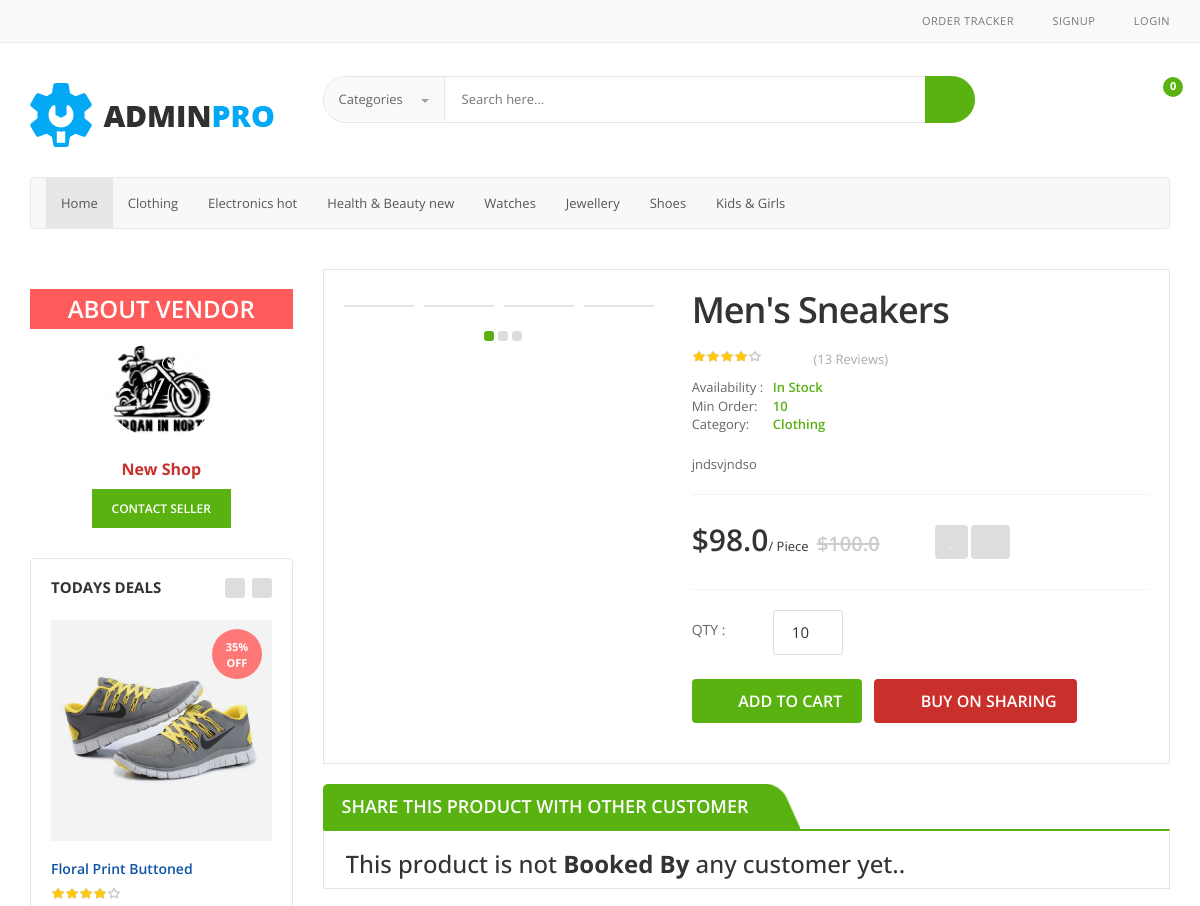
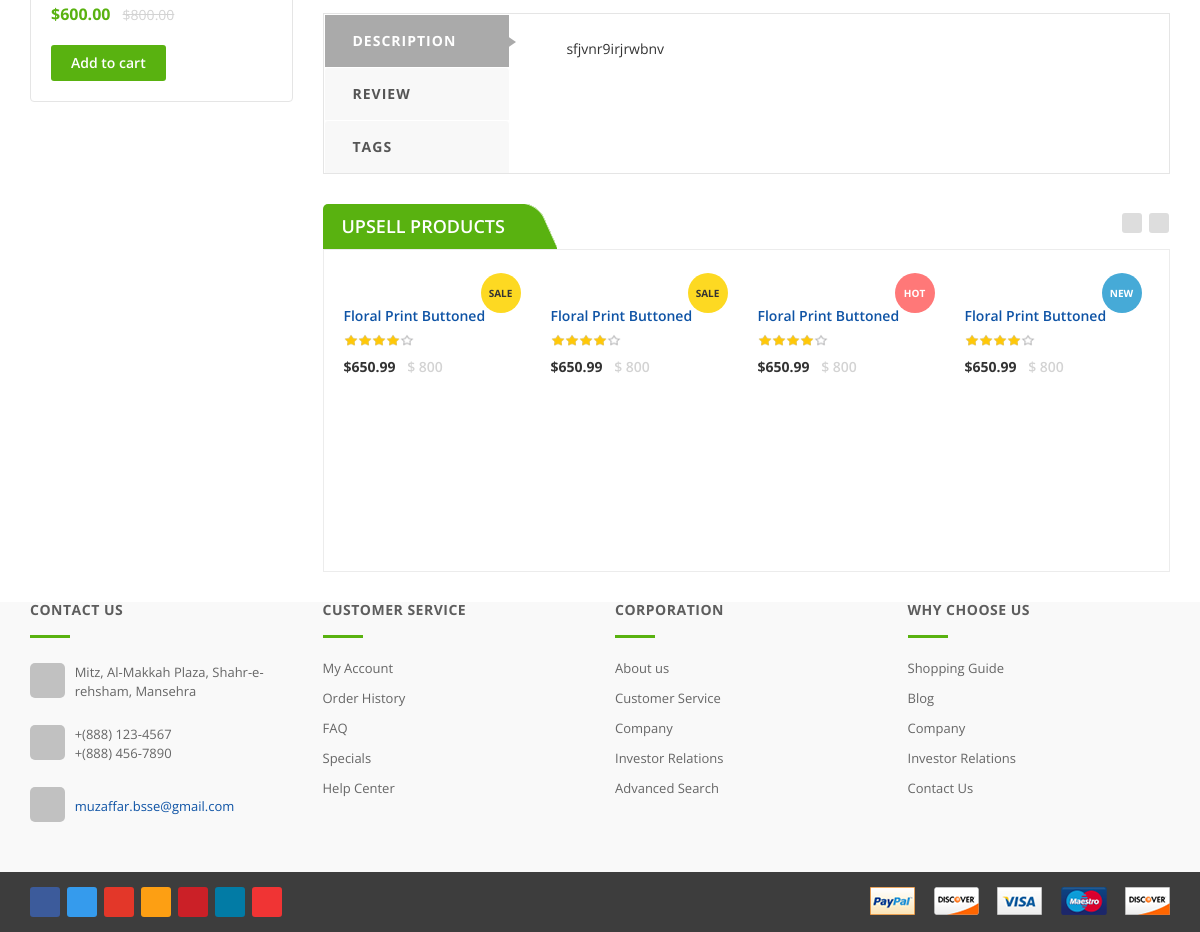
The page /product/men-sneakers/ on the database its author committed (2 pictures, top to bottom).
### shop/models.py (models this page shows, shortened)
class Product(models.Model):
    product_name = models.CharField(max_length=50)
    category = models.ForeignKey(Category, on_delete=models.SET_DEFAULT, default='Uncategorized')
    subcategory = models.CharField(max_length=30)
    type = models.CharField(choices=product_type, max_length=10)
    label = models.CharField(choices=LABEL_CHOICES, max_length=1)
    slug = models.SlugField()
    price = models.FloatField()
    discount_price = models.FloatField(blank=True, null=True)
    short_desc = models.TextField()
    desc = models.TextField()
    min_quantity = models.IntegerField(default=1)
    availability = models.CharField(choices=Availability, max_length=20, default='In Stock')
    pub_date = models.DateField(default=datetime.now(), blank=True)
    image = models.ImageField(upload_to='shop/images', default="")
    vendor = models.ForeignKey(Vendor_register, on_delete=models.CASCADE)
    def get_add_to_cart_url(self):
        return reverse("add_to_cart", kwargs={
            'slug': self.slug
        })
    def get_remove_from_cart_url(self):
        return reverse("remove_from_cart", kwargs={
            'slug': self.slug
        })
    def get_add_to_wishlist_url(self):
        return reverse("add_to_wishlist", kwargs={
            'slug': self.slug
        })

class Category(models.Model):
    category_name = models.CharField(max_length=50)
    fa_icon = models.CharField(max_length=20)
    def __str__(self):
        return self.category_name

### vendor/models.py (models this page shows, shortened)
class Vendor_register(models.Model):
    vendor_user_id = models.OneToOneField(User, on_delete=models.CASCADE)
    vendor_name = models.CharField(max_length=100)
    vendor_shop_name = models.CharField(max_length=100)
    vendor_logo = models.ImageField(default='vendor_logo/default.png', upload_to='vendor_logo')
    vendor_email = models.EmailField(null=False)
    vendor_city = models.CharField(max_length=30)
    vendor_address = models.CharField(max_length=500)
    vendor_shop_category = models.CharField(choices=VENDOR_SHOP_CATEGORY, max_length=50)
    vendor_phone = models.CharField(max_length=50)
    approved = models.BooleanField(default=False)

### shop/views.py (the view)
# urls.py: path('product/<slug>/', views.prodview, name='product'),
def prodview(request, slug):
    product = get_object_or_404(Product, slug=slug)
    item = product
    booked = ProBooked.objects.filter(item=item)
    context = {
        'product': product,
        'product_booked': booked
    }
    return render(request, 'shop/prodView.html', context)

### shop/templates/shop/prodView.html (shortened to what this page needs)
{% extends 'shop/basic.html' %}
{% block body %}
<div class="body-content outer-top-xs">
	<div class='container'>
		<div class='row single-product'>
			<div class='col-md-3 sidebar'>
				<div class="sidebar-module-container">
					<h3 style="background-color: #ff5b5b; color: #fff; padding: 7px; font-weight: 600; text-align: center">ABOUT VENDOR</h3>
                    			<div class="home-banner outer-top-n">
									<div class="avatar" style="padding: 5px"><a href="/"><img alt="Image" src="/media/{{product.vendor.vendor_logo}}"></a></div>
									<a href="{% url 'vendor_product_list' product.vendor.id %}"><h5 style="text-align: center;  font-size: 16px; font-weight: 700; color: #c9302c">{{product.vendor.vendor_shop_name}}</h5></a>
									<div class="contact-seller" style="text-align: center;">
									<button href="" style="background-color: #59B210; color: #fff; padding: 11px 20px; font-size: 12px; font-weight: 600; border: none;">CONTACT SELLER</button>
									</div>
                                </div>
<div class="sidebar-widget hot-deals wow fadeInUp outer-top-vs">
	<h3 class="section-title">Todays deals</h3>
	<div class="owl-carousel sidebar-carousel custom-carousel owl-theme">
														<div class="item">
					<div class="products">
						<div class="hot-deal-wrapper">
							<div class="image">
								<img alt="" src="/media/assets/images/hot-deals/p5.jpg">
							</div>
							<div class="sale-offer-tag"><span>35%<br>off</span></div>
						</div>
						<div class="product-info text-left m-t-20">
							<h3 class="name"><a href="detail.html">Floral Print Buttoned</a></h3>
							<div class="rating rateit-small"></div>
							<div class="product-price">
								<span class="price">
									$600.00
								</span>
							    <span class="price-before-discount">$800.00</span>
							</div>
						</div>
						<div class="cart clearfix animate-effect">
							<div class="action">
                    <div class="add-cart-button btn-group">
                      <button class="cart-btn-bg" type="button">Add to cart</button>
                    </div>
                  </div>
						</div>
					</div>
					</div>
    </div>
</div>
				</div>
			</div>
            <div class='col-md-9'>
            <div class="detail-block">
				<div class="row  wow fadeInUp">
					     <div class="col-xs-12 col-sm-6 col-md-5 gallery-holder">
    <div class="product-item-holder size-big single-product-gallery small-gallery">
        <div class="single-product-gallery-thumbs gallery-thumbs">
            <div id="owl-single-product-thumbnails">
                <div class="item">
                </div>
                <div class="item">
                </div>
                <div class="item">
                </div>
                <div class="item">
                </div>
            </div>
        </div>
    </div>
</div>
					<div class='col-sm-6 col-md-7 product-info-block'>
						<div class="product-info">
							<h1 class="name" id="namepr{{product.id}}">{{product.product_name}}</h1>
							<div class="rating-reviews m-t-20">
								<div class="row">
									<div class="col-sm-3">
										<div class="rating rateit-small"></div>
									</div>
									<div class="col-sm-8">
										<div class="reviews">
											<a class="lnk" href="#">(13 Reviews)</a>
										</div>
									</div>
								</div>
							</div>
							<div class="stock-container info-container m-t-10">
								<div class="row">
									<div class="col-sm-2">
										<div class="stock-box">
											<span class="label">Availability :</span>
										</div>
									</div>
									<div class="col-sm-9">
										<div class="stock-box">
											<span class="value">{{ product.get_availability_display }}</span>
										</div>
									</div>
								</div>
								<div class="row">
									<div class="col-sm-2">
										<div class="stock-box">
											<span class="label">Min Order: </span>
										</div>
									</div>
									<div class="col-sm-9">
										<div class="stock-box">
											<span class="value">{{ product.min_quantity }}</span>
										</div>
									</div>
								</div>
								<div class="row">
									<div class="col-sm-2">
										<div class="stock-box">
											<span class="label">Category: </span>
										</div>
									</div>
									<div class="col-sm-9">
										<div class="stock-box">
											<a href="/category/{{product.category_id}}"> <span class="value">{{ product.category }}</span></a>
										</div>
									</div>
								</div>
							</div>
							<div class="description-container m-t-20">
								{{product.short_desc}}
							</div>
							<div class="price-container info-container m-t-20">
								<div class="row">
									<div class="col-sm-6">
										<div class="price-box">
											{% if product.discount_price %}
                                               <span class="price">${{product.discount_price}}</span>/ Piece
											   <span class="price-strike">${{product.price}}</span>
											{% else %}
											    <span class="price-strike">${{product.price}}</span>
											{% endif %}
										</div>
									</div>
									<div class="col-sm-6">
										<div class="favorite-button m-t-10">
											<a class="btn btn-primary" data-placement="right" data-toggle="tooltip" href="{{product.get_add_to_wishlist_url}}" title="Wishlist"><i class="fa fa-heart"></i></a>
											<a class="btn btn-primary" data-placement="right" data-toggle="tooltip" href="{{ product.get_remove_from_cart_url}}" title="Remove from cart"><i class="fa fa-trash-o"></i></a>
										</div>
									</div>
								</div>
							</div>
							<div class="quantity-container info-container">
								<div class="row">
									<div class="col-sm-2">
										<span class="label">Qty :</span>
									</div>
									<div class="col-sm-2">
										<div class="cart-quantity">
											<div class="quant-input">
								                <input type="text" value="{{ product.min_quantity}}">
							              </div>
							            </div>
									</div>
								</div>
								<div class="row m-t-20">
									<div class="col-sm-4">
										<a href="{{ product.get_add_to_cart_url}}" class="btn btn-primary"><i class="fa fa-shopping-cart inner-right-vs"></i> ADD TO CART</a>
									</div>
									<div class="col-sm-4 " style="margin-left: 20px !important;">
         								<a class="btn btn-primary" style="background-color: #c9302c !important;" href="{{ product.get_add_to_cart_url}}"><i class="fa fa-shopping-cart inner-right-vs"></i> BUY ON SHARING</a>
									</div>
								</div>
							</div>
						</div>
					</div>
				</div>
                </div>
            <section class="section featured-product wow fadeInUp m-t-20">
              <h3 class="section-title">Share this product with other customer</h3>
              <div class="owl-carousel home-owl-carousel custom-carousel owl-theme outer-top-xs">
				  {% if product_booked %}
				  {% for customer in product_booked %}
                <div class="item item-carousel">
                  <div class="products">
                    <div class="product">
                      <div class="product-image">
                        <p style="display: none" id="">{{customer.user.username}}</p>
                        <div class="avatar"><a href=""><img  src="/media/{{customer.user.profile.image}}" alt=""></a> </div>
                      </div>
                      <div class="product-info text-left">
                        <h3 class="name"><a href="">{{customer.user.username}}</a></h3>
                        <div class="product-price"> <span class="price" id="pricepr{{i.id}}"> QTY: </span> {{customer.quantity}}</div>
                      </div>
                    </div>
                  </div>
                </div>
				  {% endfor %}
                      <div class="product-image" style="margin-top: 80px !important;">
                        <div class="avatar"><a href=""><i style="color:#59B210;" class="fa fa-share-alt fa-5x" aria-hidden="true"></i></a> </div>
                        <h5 class="name"><a href="">Share this product </a></h5>
                      </div>
              </div>
				{% else %}
				<h3 style="width: max-content"> This product is not <strong> Booked By </strong> any customer yet.. </h3>
				{% endif %}
            </section>
				<div class="product-tabs inner-bottom-xs  wow fadeInUp">
					<div class="row">
						<div class="col-sm-3">
							<ul class="nav nav-tabs nav-tab-cell" id="product-tabs">
								<li class="active"><a data-toggle="tab" href="#description">DESCRIPTION</a></li>
								<li><a data-toggle="tab" href="#review">REVIEW</a></li>
								<li><a data-toggle="tab" href="#tags">TAGS</a></li>
							</ul>
						</div>
						<div class="col-sm-9">
							<div class="tab-content">
								<div class="tab-pane in active" id="description">
									<div class="product-tab">
										<p class="text"> {{product.desc}} </p>
									</div>
								</div>
							</div>
						</div>
					</div>
				</div>
<section class="section featured-product wow fadeInUp">
	<h3 class="section-title">upsell products</h3>
	<div class="owl-carousel homepage-owl-carousel upsell-product custom-carousel owl-theme outer-top-xs">
		<div class="item item-carousel">
			<div class="products">
	<div class="product">
		<div class="product-image">
			<div class="image">
			</div>
			            <div class="tag sale"><span>sale</span></div>
		</div>
		<div class="product-info text-left">
			<h3 class="name"><a href="detail.html">Floral Print Buttoned</a></h3>
			<div class="rating rateit-small"></div>
			<div class="product-price">
				<span class="price">
					$650.99				</span>
										     <span class="price-before-discount">$ 800</span>
			</div>
		</div>
			</div>
			</div>
		</div>
		<div class="item item-carousel">
			<div class="products">
	<div class="product">
		<div class="product-image">
			<div class="image">
			</div>
			            <div class="tag sale"><span>sale</span></div>
		</div>
		<div class="product-info text-left">
			<h3 class="name"><a href="detail.html">Floral Print Buttoned</a></h3>
			<div class="rating rateit-small"></div>
			<div class="product-price">
				<span class="price">
					$650.99				</span>
										     <span class="price-before-discount">$ 800</span>
			</div>
		</div>
			</div>
			</div>
		</div>
		<div class="item item-carousel">
			<div class="products">
	<div class="product">
		<div class="product-image">
			<div class="image">
			</div>
			                        <div class="tag hot"><span>hot</span></div>
		</div>
		<div class="product-info text-left">
			<h3 class="name"><a href="detail.html">Floral Print Buttoned</a></h3>
			<div class="rating rateit-small"></div>
			<div class="product-price">
				<span class="price">
					$650.99				</span>
										     <span class="price-before-discount">$ 800</span>
			</div>
		</div>
			</div>
			</div>
		</div>
		<div class="item item-carousel">
			<div class="products">
	<div class="product">
		<div class="product-image">
			<div class="image">
			</div>
			<div class="tag new"><span>new</span></div>
		</div>
		<div class="product-info text-left">
			<h3 class="name"><a href="detail.html">Floral Print Buttoned</a></h3>
			<div class="rating rateit-small"></div>
			<div class="product-price">
				<span class="price">
					$650.99				</span>
										     <span class="price-before-discount">$ 800</span>
			</div>
		</div>
			</div>
			</div>
		</div>
			</div>
</section>
			</div>
		</div>
	</div>
</div>
{% endblock %}

### shop/static/assets/css/blue.css (style rules this page uses)
.product .product-info .product-price .price { color: #333; }
.tag.sale { background: #fdd922; color:#333 }
.hot-deals .product-info .product-price .price { color: #59B210; }
.single-product .product-info .price-container .price-box .price { color: #333; }
.single-product .product-tabs .nav.nav-tabs.nav-tab-cell li.active a { background: #aaaaaa; }
.single-product .product-tabs .nav.nav-tabs.nav-tab-cell li.active a:after { border-color: rgba(0, 0, 0, 0) rgba(0, 0, 0, 0) rgba(0, 0, 0, 0) #aaaaaa; }

### shop/static/assets/css/rateit.css (style rules this page uses)
.rateit { display: -moz-inline-box; display: inline-block; position: relative; -webkit-user-select: none; -khtml-user-select: none; -moz-user-select: none; -o-user-select: none; -ms-user-select: none; user-select: none; -webkit-touch-callout: none; }

### rows shown on the page
Product: vendor.vendor_logo (picture), vendor.vendor_shop_name "New Shop", product_name "Men's Sneakers", availability "In Stock", min_quantity "10", category "Clothing", short_desc "jndsvjndso", discount_price "98.0", price "100.0", desc "sfjvnr9irjrwbnv"
